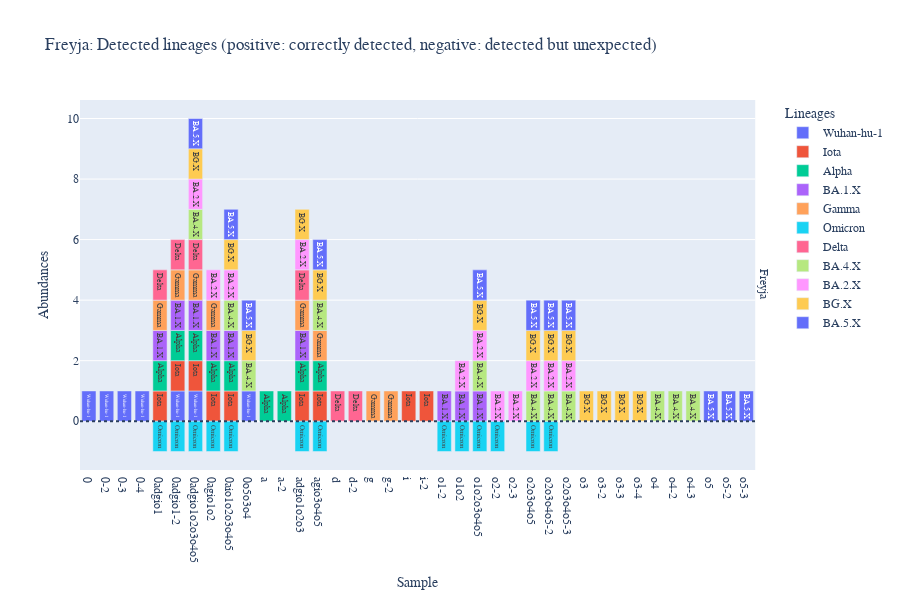

Notebook code cell kept with this figure:
### Code cell
pio.write_image(fig2, fn2, width=1400, height=700, scale=2)
fig2.show()

### Figure 1 — Plotly figure (JSON) as saved in the notebook; plotly's stock layout.template omitted (floating-point values rounded to 4 significant figures)
{"data": [{"alignmentgroup": "True", "hovertemplate": "Lineages=%{text}<br>scheme=Freyja<br>Sample=%{x}<br>Abundances=%{y}<extra></extra>", "legendgroup": "Wuhan-hu-1", "marker": {"color": "#636efa", "pattern": {"shape": ""}}, "name": "Wuhan-hu-1", "offsetgroup": "Wuhan-hu-1", "orientation": "v", "showlegend": true, "text": ["Wuhan-hu-1", "Wuhan-hu-1", "Wuhan-hu-1", "Wuhan-hu-1", "Wuhan-hu-1", "Wuhan-hu-1", "Wuhan-hu-1"], "textposition": "auto", "type": "bar", "x": ["0", "0-2", "0-3", "0-4", "0adgio1-2", "0adgio1o2o3o4o5", "0o5o3o4"], "xaxis": "x", "y": [1, 1, 1, 1, 1, 1, 1], "yaxis": "y"}, {"alignmentgroup": "True", "hovertemplate": "Lineages=%{text}<br>scheme=Freyja<br>Sample=%{x}<br>Abundances=%{y}<extra></extra>", "legendgroup": "Iota", "marker": {"color": "#EF553B", "pattern": {"shape": ""}}, "name": "Iota", "offsetgroup": "Iota", "orientation": "v", "showlegend": true, "text": ["Iota", "Iota", "Iota", "Iota", "Iota", "Iota", "Iota", "Iota", "Iota"], "textposition": "auto", "type": "bar", "x": ["0adgio1", "0adgio1-2", "0adgio1o2o3o4o5", "0agio1o2", "0aio1o2o3o4o5", "adgio1o2o3", "agio3o4o5", "i", "i-2"], "xaxis": "x", "y": [1, 1, 1, 1, 1, 1, 1, 1, 1], "yaxis": "y"}, {"alignmentgroup": "True", "hovertemplate": "Lineages=%{text}<br>scheme=Freyja<br>Sample=%{x}<br>Abundances=%{y}<extra></extra>", "legendgroup": "Alpha", "marker": {"color": "#00cc96", "pattern": {"shape": ""}}, "name": "Alpha", "offsetgroup": "Alpha", "orientation": "v", "showlegend": true, "text": ["Alpha", "Alpha", "Alpha", "Alpha", "Alpha", "Alpha", "Alpha", "Alpha", "Alpha"], "textposition": "auto", "type": "bar", "x": ["0adgio1", "0adgio1-2", "0adgio1o2o3o4o5", "0agio1o2", "0aio1o2o3o4o5", "a", "a-2", "adgio1o2o3", "agio3o4o5"], "xaxis": "x", "y": [1, 1, 1, 1, 1, 1, 1, 1, 1], "yaxis": "y"}, {"alignmentgroup": "True", "hovertemplate": "Lineages=%{text}<br>scheme=Freyja<br>Sample=%{x}<br>Abundances=%{y}<extra></extra>", "legendgroup": "BA.1.X", "marker": {"color": "#ab63fa", "pattern": {"shape": ""}}, "name": "BA.1.X", "offsetgroup": "BA.1.X", "orientation": "v", "showlegend": true, "text": ["BA.1.X", "BA.1.X", "BA.1.X", "BA.1.X", "BA.1.X", "BA.1.X", "BA.1.X", "BA.1.X", "BA.1.X"], "textposition": "auto", "type": "bar", "x": ["0adgio1", "0adgio1-2", "0adgio1o2o3o4o5", "0agio1o2", "0aio1o2o3o4o5", "adgio1o2o3", "o1-2", "o1o2", "o1o2o3o4o5"], "xaxis": "x", "y": [1, 1, 1, 1, 1, 1, 1, 1, 1], "yaxis": "y"}, {"alignmentgroup": "True", "hovertemplate": "Lineages=%{text}<br>scheme=Freyja<br>Sample=%{x}<br>Abundances=%{y}<extra></extra>", "legendgroup": "Gamma", "marker": {"color": "#FFA15A", "pattern": {"shape": ""}}, "name": "Gamma", "offsetgroup": "Gamma", "orientation": "v", "showlegend": true, "text": ["Gamma", "Gamma", "Gamma", "Gamma", "Gamma", "Gamma", "Gamma", "Gamma"], "textposition": "auto", "type": "bar", "x": ["0adgio1", "0adgio1-2", "0adgio1o2o3o4o5", "0agio1o2", "adgio1o2o3", "agio3o4o5", "g", "g-2"], "xaxis": "x", "y": [1, 1, 1, 1, 1, 1, 1, 1], "yaxis": "y"}, {"alignmentgroup": "True", "hovertemplate": "Lineages=%{text}<br>scheme=Freyja<br>Sample=%{x}<br>Abundances=%{y}<extra></extra>", "legendgroup": "Omicron", "marker": {"color": "#19d3f3", "pattern": {"shape": ""}}, "name": "Omicron", "offsetgroup": "Omicron", "orientation": "v", "showlegend": true, "text": ["Omicron", "Omicron", "Omicron", "Omicron", "Omicron", "Omicron", "Omicron", "Omicron", "Omicron", "Omicron", "Omicron", "Omicron", "Omicron"], "textposition": "auto", "type": "bar", "x": ["0adgio1", "0adgio1-2", "0adgio1o2o3o4o5", "0agio1o2", "0aio1o2o3o4o5", "adgio1o2o3", "agio3o4o5", "o1-2", "o1o2", "o1o2o3o4o5", "o2-2", "o2o3o4o5", "o2o3o4o5-2"], "xaxis": "x", "y": [-1, -1, -1, -1, -1, -1, -1, -1, -1, -1, -1, -1, -1], "yaxis": "y"}, {"alignmentgroup": "True", "hovertemplate": "Lineages=%{text}<br>scheme=Freyja<br>Sample=%{x}<br>Abundances=%{y}<extra></extra>", "legendgroup": "Delta", "marker": {"color": "#FF6692", "pattern": {"shape": ""}}, "name": "Delta", "offsetgroup": "Delta", "orientation": "v", "showlegend": true, "text": ["Delta", "Delta", "Delta", "Delta", "Delta", "Delta"], "textposition": "auto", "type": "bar", "x": ["0adgio1", "0adgio1-2", "0adgio1o2o3o4o5", "adgio1o2o3", "d", "d-2"], "xaxis": "x", "y": [1, 1, 1, 1, 1, 1], "yaxis": "y"}, {"alignmentgroup": "True", "hovertemplate": "Lineages=%{text}<br>scheme=Freyja<br>Sample=%{x}<br>Abundances=%{y}<extra></extra>", "legendgroup": "BA.4.X", "marker": {"color": "#B6E880", "pattern": {"shape": ""}}, "name": "BA.4.X", "offsetgroup": "BA.4.X", "orientation": "v", "showlegend": true, "text": ["BA.4.X", "BA.4.X", "BA.4.X", "BA.4.X", "BA.4.X", "BA.4.X", "BA.4.X", "BA.4.X", "BA.4.X", "BA.4.X", "BA.4.X"], "textposition": "auto", "type": "bar", "x": ["0adgio1o2o3o4o5", "0aio1o2o3o4o5", "0o5o3o4", "agio3o4o5", "o1o2o3o4o5", "o2o3o4o5", "o2o3o4o5-2", "o2o3o4o5-3", "o4", "o4-2", "o4-3"], "xaxis": "x", "y": [1, 1, 1, 1, 1, 1, 1, 1, 1, 1, 1], "yaxis": "y"}, {"alignmentgroup": "True", "hovertemplate": "Lineages=%{text}<br>scheme=Freyja<br>Sample=%{x}<br>Abundances=%{y}<extra></extra>", "legendgroup": "BA.2.X", "marker": {"color": "#FF97FF", "pattern": {"shape": ""}}, "name": "BA.2.X", "offsetgroup": "BA.2.X", "orientation": "v", "showlegend": true, "text": ["BA.2.X", "BA.2.X", "BA.2.X", "BA.2.X", "BA.2.X", "BA.2.X", "BA.2.X", "BA.2.X", "BA.2.X", "BA.2.X", "BA.2.X"], "textposition": "auto", "type": "bar", "x": ["0adgio1o2o3o4o5", "0agio1o2", "0aio1o2o3o4o5", "adgio1o2o3", "o1o2", "o1o2o3o4o5", "o2-2", "o2-3", "o2o3o4o5", "o2o3o4o5-2", "o2o3o4o5-3"], "xaxis": "x", "y": [1, 1, 1, 1, 1, 1, 1, 1, 1, 1, 1], "yaxis": "y"}, {"alignmentgroup": "True", "hovertemplate": "Lineages=%{text}<br>scheme=Freyja<br>Sample=%{x}<br>Abundances=%{y}<extra></extra>", "legendgroup": "BG.X", "marker": {"color": "#FECB52", "pattern": {"shape": ""}}, "name": "BG.X", "offsetgroup": "BG.X", "orientation": "v", "showlegend": true, "text": ["BG.X", "BG.X", "BG.X", "BG.X", "BG.X", "BG.X", "BG.X", "BG.X", "BG.X", "BG.X", "BG.X", "BG.X", "BG.X"], "textposition": "auto", "type": "bar", "x": ["0adgio1o2o3o4o5", "0aio1o2o3o4o5", "0o5o3o4", "adgio1o2o3", "agio3o4o5", "o1o2o3o4o5", "o2o3o4o5", "o2o3o4o5-2", "o2o3o4o5-3", "o3", "o3-2", "o3-3", "o3-4"], "xaxis": "x", "y": [1, 1, 1, 1, 1, 1, 1, 1, 1, 1, 1, 1, 1], "yaxis": "y"}, {"alignmentgroup": "True", "hovertemplate": "Lineages=%{text}<br>scheme=Freyja<br>Sample=%{x}<br>Abundances=%{y}<extra></extra>", "legendgroup": "BA.5.X", "marker": {"color": "#636efa", "pattern": {"shape": ""}}, "name": "BA.5.X", "offsetgroup": "BA.5.X", "orientation": "v", "showlegend": true, "text": ["BA.5.X", "BA.5.X", "BA.5.X", "BA.5.X", "BA.5.X", "BA.5.X", "BA.5.X", "BA.5.X", "BA.5.X", "BA.5.X", "BA.5.X"], "textposition": "auto", "type": "bar", "x": ["0adgio1o2o3o4o5", "0aio1o2o3o4o5", "0o5o3o4", "agio3o4o5", "o1o2o3o4o5", "o2o3o4o5", "o2o3o4o5-2", "o2o3o4o5-3", "o5", "o5-2", "o5-3"], "xaxis": "x", "y": [1, 1, 1, 1, 1, 1, 1, 1, 1, 1, 1], "yaxis": "y"}], "layout": {"annotations": [{"showarrow": false, "text": "Freyja", "textangle": 90, "x": 0.98, "xanchor": "left", "xref": "paper", "y": 0.5, "yanchor": "middle", "yref": "paper"}, {"showarrow": false, "text": "", "x": 1, "xanchor": "right", "xref": "x domain", "y": 0, "yanchor": "bottom", "yref": "y"}], "barmode": "relative", "font": {"family": "Inconsolata"}, "height": 600, "legend": {"title": {"text": "Lineages"}, "tracegroupgap": 0}, "shapes": [{"line": {"dash": "dot"}, "type": "line", "x0": 0, "x1": 1, "xref": "x domain", "y0": 0, "y1": 0, "yref": "y"}], "title": {"text": "Freyja: Detected lineages (positive: correctly detected, negative: detected but unexpected)"}, "xaxis": {"anchor": "y", "categoryorder": "category ascending", "domain": [0, 0.98], "title": {"text": "Sample"}}, "yaxis": {"anchor": "x", "domain": [0, 1], "title": {"text": "Abundances"}}}}
